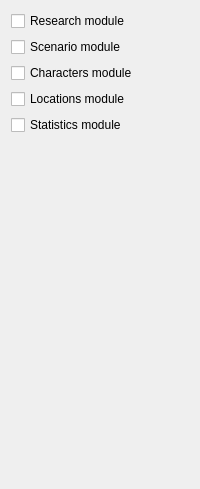
                <widget class="QWidget" name="applicationPageModules">
                 <layout class="QVBoxLayout" name="verticalLayout_5">
                  <item>
                   <widget class="QCheckBox" name="applicationModuleResearch">
                    <property name="text">
                     <string>Research module</string>
                    </property>
                   </widget>
                  </item>
                  <item>
                   <widget class="QCheckBox" name="applicationModuleScenario">
                    <property name="text">
                     <string>Scenario module</string>
                    </property>
                   </widget>
                  </item>
                  <item>
                   <widget class="QCheckBox" name="applicationModuleCharacters">
                    <property name="text">
                     <string>Characters module</string>
                    </property>
                   </widget>
                  </item>
                  <item>
                   <widget class="QCheckBox" name="applicationModuleLocations">
                    <property name="text">
                     <string>Locations module</string>
                    </property>
                   </widget>
                  </item>
                  <item>
                   <widget class="QCheckBox" name="applicationModuleStatistics">
                    <property name="text">
                     <string>Statistics module</string>
                    </property>
                   </widget>
                  </item>
                  <item>
                   <spacer name="verticalSpacer_6">
                    <property name="orientation">
                     <enum>Qt::Vertical</enum>
                    </property>
                    <property name="sizeHint" stdset="0">
                     <size>
                      <width>20</width>
                      <height>343</height>
                     </size>
                    </property>
                   </spacer>
                  </item>
                 </layout>
                </widget>
